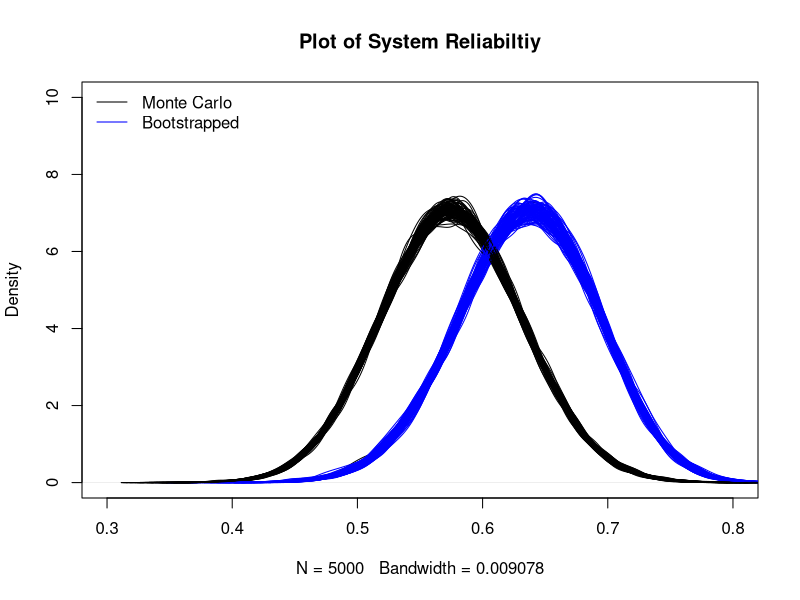
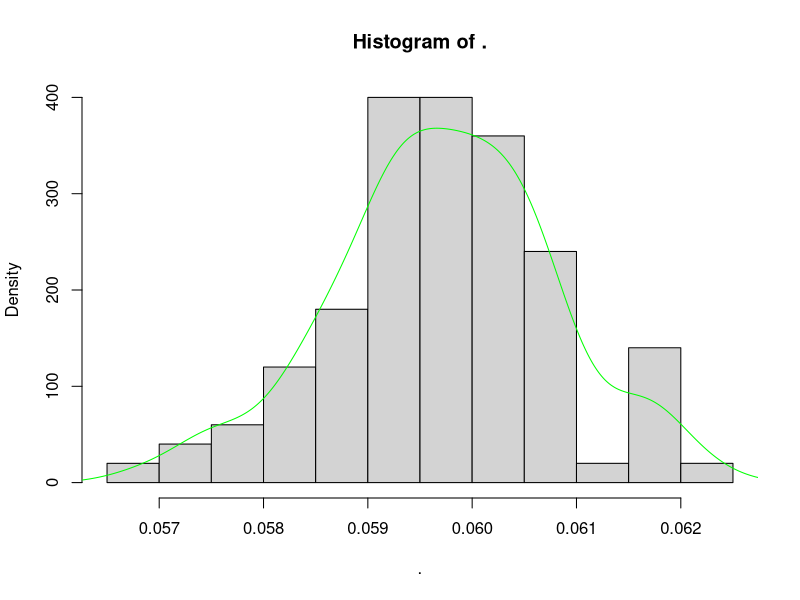

Write R code to recreate these figures, in order.
## ---- chunk 1
library(dplyr)
library(ggplot2)

# 5 components
nsim = 5000
R1 = .95; R2 = .80; R3 = .85; R4 = .90; R5 = .99
R_s = prod(R1,R2,R3,R4,R5) # true system reliability
N = 1000 # system population

n1 = 100; n2 = 50; n3 = 80; n4 = 70; n5 = 150

f1 = rbinom(n = 1,size = n1,prob = 1-R1); s1 = n1-f1
f2 = rbinom(n = 1,size = n2,prob = 1-R2); s2 = n2-f2
f3 = rbinom(n = 1,size = n3,prob = 1-R3); s3 = n3-f3
f4 = rbinom(n = 1,size = n4,prob = 1-R4); s4 = n4-f4
f5 = rbinom(n = 1,size = n5,prob = 1-R5); s5 = n5-f5

r_s = prod(s1/n1,s2/n2,s3/n3,s4/n4,s5/n5)

# determining system reliability beta r.v parameters
mu1 = (n1 - f1)/(n1 + 1); var1 = (n1-f1)*(f1+1)/((n1+1)^2*(n1+2))
mu2 = (n2 - f2)/(n2 + 1); var2 = (n2-f2)*(f2+1)/((n2+1)^2*(n2+2))
mu3 = (n3 - f3)/(n3 + 1); var3 = (n3-f3)*(f3+1)/((n3+1)^2*(n3+2))
mu4 = (n4 - f4)/(n4 + 1); var4 = (n4-f4)*(f4+1)/((n4+1)^2*(n4+2))
mu5 = (n5 - f5)/(n5 + 1); var5 = (n5-f5)*(f5+1)/((n5+1)^2*(n5+2))

mu_s = prod(mu1,mu2,mu3,mu4,mu5); var_s = mu_s* prod((n1-f1+1)/(n1+2),
                                                     (n2-f2+1)/(n2+2),
                                                     (n3-f3+1)/(n3+2),
                                                     (n4-f4+1)/(n4+2),
                                                     (n5-f5+1)/(n5+2)) - mu_s^2

a_s = mu_s*((mu_s - mu_s^2)/var_s - 1); b_s = (1-mu_s)*((mu_s - mu_s^2)/var_s - 1)
# monte carlo simulation
# plotting the densities
r_s.sim = rbeta(n = nsim,shape1 = a_s,shape2 = b_s)
r_s.sim %>% density %>% plot(main = "Plot of System Reliabiltiy",
                              xlim = c(0.3,.8),
                              ylim = c(0,10))
legend("topleft",legend = c("Monte Carlo","Bootstrapped"),lty = c(1,1),
       col = c("black","blue"),bty = "n")

# estimating density, mean and variance via bootstrapping 
nboot = 10000
nbias = 100
r_s.boot = rep(0,nboot)
bias.boot = rep(0,nbias)
for(j in 1:nbias){
  for (i in 1:nboot){
    f1 = rbinom(n = 1,size = n1,prob = 1-R1); s1 = n1-f1
    f2 = rbinom(n = 1,size = n2,prob = 1-R2); s2 = n2-f2
    f3 = rbinom(n = 1,size = n3,prob = 1-R3); s3 = n3-f3
    f4 = rbinom(n = 1,size = n4,prob = 1-R4); s4 = n4-f4
    f5 = rbinom(n = 1,size = n5,prob = 1-R5); s5 = n5-f5
    
    r_s.boot[i] = prod(s1/n1,s2/n2,s3/n3,s4/n4,s5/n5)
  }
  r_s.sim = rbeta(n = nsim,shape1 = a_s,shape2 = b_s)
  bias.boot[j] = (r_s.sim %>% mean) - (r_s.boot %>% mean)
  
  r_s.sim %>% density %>% lines(col = "blue")
  r_s.boot %>% density %>% lines(col = "black")
}

# mean and standard error for system reliability
r_s.boot %>% mean; r_s.boot %>% var %>% sqrt
r_s.sim %>% mean; r_s.sim %>% var %>% sqrt

# bias
#bias = r_s.sim %>% mean - r_s.boot %>% mean
bias.boot %>% mean # bias is somewhat negligible
bias.boot %>% hist(breaks = 10,freq = FALSE)
bias.boot %>% density() %>% lines(col = "green")

# posterior predictive distribution
y.post = numeric()
r_s.sim = rbeta(n = nsim,shape1 = a_s,shape2 = b_s)
for (i in 1:nsim) {
  y.post[i] = rbinom(n = 1,size = 1,prob = r_s.sim[i])  
}
